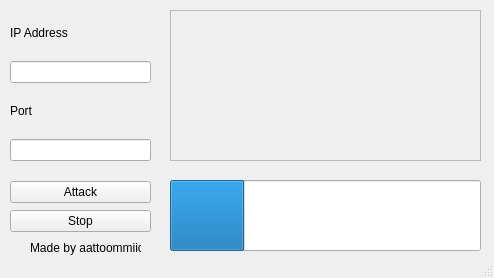
<?xml version="1.0" encoding="UTF-8"?>
<ui version="4.0">
 <class>MainWindow</class>
 <widget class="QMainWindow" name="MainWindow">
  <property name="enabled">
   <bool>true</bool>
  </property>
  <property name="geometry">
   <rect>
    <x>0</x>
    <y>0</y>
    <width>494</width>
    <height>278</height>
   </rect>
  </property>
  <property name="minimumSize">
   <size>
    <width>494</width>
    <height>278</height>
   </size>
  </property>
  <property name="maximumSize">
   <size>
    <width>494</width>
    <height>278</height>
   </size>
  </property>
  <property name="windowTitle">
   <string>DDoS GUI 1.0</string>
  </property>
  <property name="windowIcon">
   <iconset>
    <normaloff>asset/DDoS_LOGO.png</normaloff>asset/DDoS_LOGO.png</iconset>
  </property>
  <widget class="QWidget" name="centralwidget">
   <widget class="QPlainTextEdit" name="plainTextEdit">
    <property name="enabled">
     <bool>false</bool>
    </property>
    <property name="geometry">
     <rect>
      <x>170</x>
      <y>10</y>
      <width>311</width>
      <height>151</height>
     </rect>
    </property>
   </widget>
   <widget class="QLabel" name="label">
    <property name="geometry">
     <rect>
      <x>30</x>
      <y>240</y>
      <width>111</width>
      <height>16</height>
     </rect>
    </property>
    <property name="styleSheet">
     <string notr="true">font: 8pt &quot;Microsoft Sans Serif&quot;;</string>
    </property>
    <property name="text">
     <string>Made by aattoommiicc</string>
    </property>
   </widget>
   <widget class="QProgressBar" name="progressBar">
    <property name="geometry">
     <rect>
      <x>170</x>
      <y>180</y>
      <width>311</width>
      <height>71</height>
     </rect>
    </property>
    <property name="value">
     <number>24</number>
    </property>
    <property name="textVisible">
     <bool>false</bool>
    </property>
   </widget>
   <widget class="QWidget" name="">
    <property name="geometry">
     <rect>
      <x>10</x>
      <y>180</y>
      <width>141</width>
      <height>54</height>
     </rect>
    </property>
    <layout class="QVBoxLayout" name="verticalLayout_2">
     <item>
      <widget class="QPushButton" name="attack">
       <property name="text">
        <string>Attack</string>
       </property>
      </widget>
     </item>
     <item>
      <widget class="QPushButton" name="stop">
       <property name="text">
        <string>Stop</string>
       </property>
      </widget>
     </item>
    </layout>
   </widget>
   <widget class="QWidget" name="">
    <property name="geometry">
     <rect>
      <x>10</x>
      <y>10</y>
      <width>141</width>
      <height>151</height>
     </rect>
    </property>
    <layout class="QVBoxLayout" name="verticalLayout_4">
     <item>
      <layout class="QVBoxLayout" name="verticalLayout_3">
       <item>
        <widget class="QLabel" name="title_ip">
         <property name="styleSheet">
          <string notr="true">font: 16pt &quot;Microsoft Sans Serif&quot;;</string>
         </property>
         <property name="text">
          <string>IP Address</string>
         </property>
        </widget>
       </item>
       <item>
        <widget class="QLineEdit" name="ip"/>
       </item>
      </layout>
     </item>
     <item>
      <layout class="QVBoxLayout" name="verticalLayout">
       <item>
        <widget class="QLabel" name="title_port">
         <property name="styleSheet">
          <string notr="true">font: 16pt &quot;Microsoft Sans Serif&quot;;</string>
         </property>
         <property name="text">
          <string>Port</string>
         </property>
        </widget>
       </item>
       <item>
        <widget class="QLineEdit" name="port">
         <property name="text">
          <string/>
         </property>
        </widget>
       </item>
      </layout>
     </item>
    </layout>
   </widget>
  </widget>
  <widget class="QStatusBar" name="statusbar"/>
  <action name="actionMade_by_aattoommiicc">
   <property name="text">
    <string>Made by aattoommiicc</string>
   </property>
  </action>
 </widget>
 <resources/>
 <connections/>
</ui>
